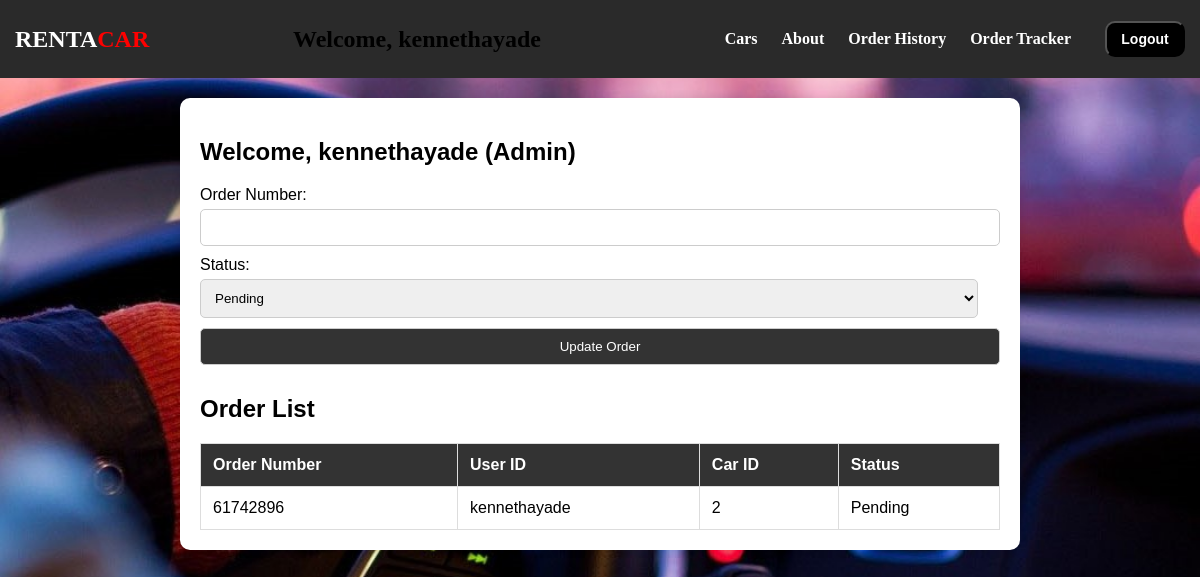
/order_tracker/ (signed in), run on an earlier commit of the app's database.
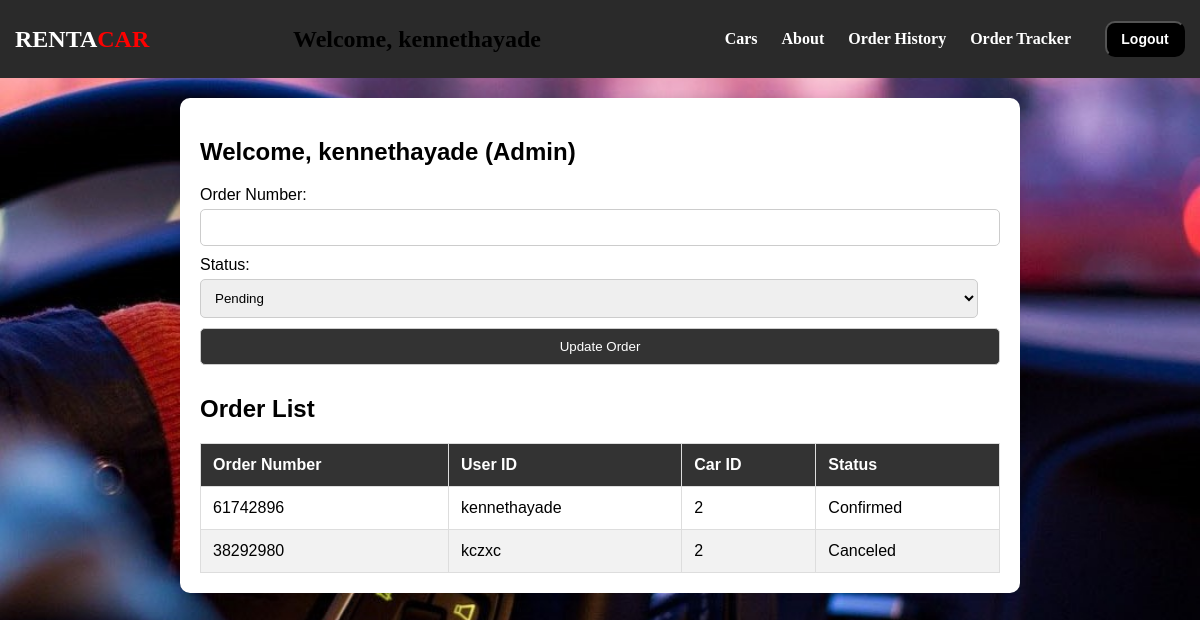
And on a later commit of the database.
### rentacar/models.py (models this page shows, shortened)
class Order(models.Model):
    PENDING = 0
    CONFIRMED = 1
    CANCELED = 2
    RESERVED = 3
    STATUS_CHOICES = [
        (PENDING, 'Pending'),
        (CONFIRMED, 'Confirmed'),
        (CANCELED, 'Canceled'),
        (RESERVED, 'Reserved')
    ]
    orderNumber = models.CharField(max_length=8, primary_key=True, unique=True)
    userid = models.ForeignKey(User, on_delete=models.CASCADE)
    carid = models.ForeignKey(Car, on_delete=models.CASCADE)
    carName = models.CharField(max_length=255)
    startDate = models.DateField(default=None)
    endDate = models.DateField(default=None)
    total = models.DecimalField(max_digits=10, decimal_places=2)
    duration = models.FloatField()
    status = models.IntegerField(choices=STATUS_CHOICES, default=PENDING)  # New status field

class Car(models.Model):
    CarID = models.AutoField(primary_key=True)
    carName = models.CharField(max_length=255)
    carType = models.CharField(max_length=100)
    carDescription = models.TextField()
    carRate = models.FloatField()
    carPic = models.ImageField(upload_to='car_pics/', blank=True, null=True)
    status = models.IntegerField(default=0)
    availability = models.IntegerField(default=0)

### rentacar/views.py (the view)
# urls.py: path('order_tracker/', views.order_tracker, name='order_tracker'),
def order_tracker(request):
    user_is_staff = request.user.is_staff
    if user_is_staff:
        orders = Order.objects.all()
    else:
        orders = Order.objects.filter(userid=request.user)
    context = {
        'user_is_staff': user_is_staff,
        'orders': orders,
    }
    return render(request, 'RentACar/order_tracker.html', context)

### rentacar/templates/RentACar/order_tracker.html (shortened to what this page needs)
<!DOCTYPE html>
{% load static %}
<html>
    <head>
        <link rel="stylesheet" type="text/css" href="{% static 'RentACar/css/car_list.css' %}">
        <link rel="stylesheet" type="text/css" href="{% static 'RentACar/css/order_tracker.css' %}">
    </head>
    </head>
<body>
    <header>
        <nav class="navbar">
            <div class="navdiv">
                <div class="brand"><a href="{% url 'home' %}"><h1><span class="white-text">RENTA</span><span class="red-text">CAR</span></h1></a></div>
                <div class="centered-text" style="text-align: left;">
                    {% if user.is_authenticated %}
                    <h2>Welcome, {{ user.username }}</h2>
                    {% endif %}
                </div>
                <ul>
                    <li><a href="{% url 'cars' %}">Cars</a></li>
                    <li><a href="{% url 'about' %}">About</a></li>
                    {% if user.is_authenticated %}
                    <li><a href="{% url 'order_list' %}">Order History</a></li>
                    <li><a href="{% url 'order_tracker' %}">Order Tracker</a></li>
                    <button><a href="{% url 'logout' %}">Logout</a></button>
                    {% else %}
                    <button><a href="{% url 'login' %}">Login</a></button>
                    {% endif %}
                </ul>
            </div>
        </nav>
    </header>
    {% if user.is_authenticated %}
    {% if user.is_staff %}
    <div class="admin-interface">
        <h2>Welcome, {{ user.username }} (Admin)</h2>
        <form method="post" action="{% url 'update_order' %}">
            <label for="orderNumber">Order Number:</label>
            <input type="text" name="orderNumber" required>
            <br>
            <label for="status">Status:</label>
            <select name="status" required>
                <option value="0">Pending</option>
            </select>
            <br>
            <button type="submit">Update Order</button>
        </form>
        <h2>Order List</h2>
        <table>
            <thead>
                <tr>
                    <th>Order Number</th>
                    <th>User ID</th>
                    <th>Car ID</th>
                    <th>Status</th>
                </tr>
            </thead>
            <tbody>
                {% for order in orders %}
                <tr>
                    <td>{{ order.orderNumber }}</td>
                    <td>{{ order.userid.username }}</td>
                    <td>{{ order.carid.CarID }}</td>
                    <td>{{ order.get_status_display }}</td>
                </tr>
                {% endfor %}
            </tbody>
        </table>
    </div>
{% endif %}
{% else %}
<p>You must be logged in to access this page.</p>
{% endif %}
</body>
</html>

What changed in the data, as far as the page shows it:
changed Order "kennethayade": status "Pending" → "Confirmed"
added Order: orderNumber "38292980", userid.username "kczxc", carid.CarID "2", status "Canceled"
